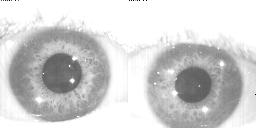
#> input picture test_images/eyes1.png, 256 x 128 px
$ python -i preprocessing.py   (imports and definitions only)
#> lines starting #> are read from the running program, lines starting #| are printed output that depends on the picture
#> further down, picture is the input picture: shape (128, 256, 3); min 0, max 255, mean 208.9
### eyeloc/localizers/utils.py
import cv2
import numpy as np

from enum import Enum

class Find(Enum):
    Pupil = 0
    Iris = 1
    # TODO Add more targets: eyelids, etc.

# [32 lines left out: functions delete_constant_tail, eye_func_half, not called in this run]

def autoScaleABC(image):
    # Используем более эффективные NumPy операции
    min_v, max_v = image.min(), image.max()
    if max_v == min_v:  # Избегаем деления на ноль
        return image

    scale = 255.0 / (max_v - min_v)
    return np.clip(scale * (image - min_v), 0, 255)

def sharpen(image, weight=0.5, gauss_ksize=0, gauss_sigmaX = 5, gamma=0):
    blured_eye = cv2.GaussianBlur(image, (gauss_ksize, gauss_ksize),  gauss_sigmaX)
    return cv2.addWeighted(image, 1+weight, blured_eye, -weight, gamma)

### eyeloc/prepocessing/preprocessing.py
import cv2
import numpy as np
from functools import lru_cache

from ..localizers import sharpen, autoScaleABC

def equalizeHistInverse(image):
    # Расчет гистограммы и CDF
    hist, _ = np.histogram(cv2.GaussianBlur(image, (15, 15), 10).flatten(), 256, [0, 256])
    cdf = hist.cumsum()
    cdf_normalized = (cdf - cdf.min()) * 255 / (cdf.max() - cdf.min())
    lookup_table = np.uint8(cdf_normalized)  # Таблица преобразования

    # Создаем пары (v, s), где v = lookup_table[s], и удаляем дубликаты v
    pairs = [(v, s) for s, v in enumerate(lookup_table)]
    unique_pairs = {}
    for v, s in pairs:
        unique_pairs[v] = s  # Сохраняем последнее s для каждого v (как в оригинале)
    v_values = np.array(list(unique_pairs.keys()))
    s_values = np.array(list(unique_pairs.values()))

    # Сортируем пары по v для интерполяции
    sort_idx = np.argsort(v_values)
    v_sorted = v_values[sort_idx]
    s_sorted = s_values[sort_idx]

    # Создаем интерполированную обратную таблицу для всех v [0, 255]
    all_v = np.arange(256)
    # Линейная интерполяция s по v
    interpolated_s = np.interp(all_v, v_sorted, s_sorted)
    inverse_lookup = np.uint8(interpolated_s)

    # Применяем обратное преобразование с интерполяцией
    return cv2.LUT(image, inverse_lookup)

@lru_cache(maxsize=32)
def _get_structuring_element(morph_struct_element, size):
    """Кэшируем структурные элементы для морфологических операций"""
    return cv2.getStructuringElement(morph_struct_element, (size, size))

def image_preprocessing(source, sharpen_weight = 1, sharpen_gauss_ksize = 3, sharpen_gamma_sigmaX = 1,
                        morph_struct_element = cv2.MORPH_CROSS, morph_blur_size = 9, morph_operations = [cv2.MORPH_OPEN], morph_iterations = [1],
                        median_blur_ksize = 9):
#> called with sharpen_weight = 1, sharpen_gauss_ksize = 3, sharpen_gamma_sigmaX = 1, morph_struct_element = 1, morph_blur_size = 9, median_blur_ksize = 9
    if len(source.shape) == 3:
        img = cv2.cvtColor(source, cv2.COLOR_BGR2GRAY).astype(np.uint8)
    elif  len(source.shape) == 2:
        img = source.copy().astype(np.uint8)

    # INPAINTING DATA IN IMAGE
    inp_mask = np.zeros(img.shape, dtype=np.uint8)
    inp_mask[0, :19] = 1

    inp = cv2.inpaint(img, inp_mask, 1, cv2.INPAINT_TELEA)

    img = cv2.medianBlur(inp, median_blur_ksize)

    # img = equalizeHistInverse(inp)

    # SHARPENING
    img = sharpen(img, weight = sharpen_weight, gauss_ksize = sharpen_gauss_ksize, gauss_sigmaX = sharpen_gamma_sigmaX)
#> in sharpen, `blured_eye = cv2.GaussianBlur(image, (gauss_ksize, gauss_ksize),  gaus..`:
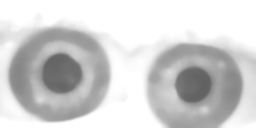
#> blured_eye: shape (128, 256); min 97, max 255, mean 209

    # Предварительно получаем структурный элемент
    kernel = _get_structuring_element(morph_struct_element, morph_blur_size)

    # BLURING - используем предвычисленный kernel
    for operation, iterations in zip(morph_operations, morph_iterations):
        img = cv2.morphologyEx(img, operation, kernel, iterations=iterations)

    img = autoScaleABC(img)
#> in autoScaleABC, `min_v, max_v = image.min(), image.max()`: min_v = 95; max_v = 255
#> in autoScaleABC, `scale = 255.0 / (max_v - min_v)`: scale = 1.59
#> in autoScaleABC, `return np.clip(scale * (image - min_v), 0, 255)`:
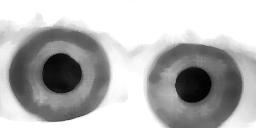
#> returned value: shape (128, 256) float64; min 0, max 255, mean 180.4
    return img, inp

>>> import cv2
>>> picture = cv2.imread('../../test_images/eyes1.png')
>>> result = image_preprocessing(picture)
